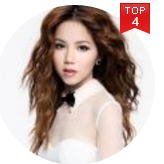
//> input picture createTrackbar/1.png, 164 x 164 px
$ ./cT   (built with g++ and OpenCV 4)
//> lines starting //> are read from the running program, lines starting //| are printed output that depends on the picture
#include <opencv2\opencv.hpp>
#include <opencv2\highgui\highgui.hpp>
using namespace cv;

#define WINDOW_NAME "【线性混合示例】"

//--------------------【声明全局变量】--------------------
const int g_nMaxAlphaValue = 100; //Alpha值的最大值
int g_nAlphaValueSlider; //滑动条对应的变量
double g_dAlphaValue;
double g_dBetaValue;

//声明存储图像的变量
Mat g_srcImage1;
Mat g_srcImage2;
Mat g_dstImage;

//响应滑动条的回调函数，一个很简单的核心算法
void on_Trackbar(int, void*)
{
	//求出当前alpha值相对于最大值的比例
	g_dAlphaValue = (double)g_nAlphaValueSlider / g_nMaxAlphaValue;
	//beta的值则为1减去alpha值
	g_dBetaValue = (1.0 - g_dAlphaValue);

	//根据alpha和beta值进行线性混合
	addWeighted(g_srcImage1, g_dAlphaValue, g_srcImage2, g_dBetaValue, 0.0, g_dstImage);

	//显示效果图
	imshow(WINDOW_NAME, g_dstImage);
}

//主函数
int main(int argc, char** argv)
{
	//加载图像（两图像的尺寸需相同
	g_srcImage1 = imread("D:/ex/vsprojects/test_opencv_install/createTrackbar/1.png");
//> g_srcImage1 is the input picture: 164 rows x 164 cols, CV_8UC3; mean B, G, R 171.9, 178, 195.9
	g_srcImage2 = imread("D:/ex/vsprojects/test_opencv_install/createTrackbar/2.png");
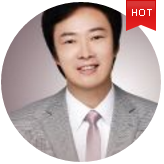
//> input picture createTrackbar/2.png, 164 x 164 px
//> g_srcImage2 is the input picture: 164 rows x 164 cols, CV_8UC3; mean B, G, R 172.8, 175, 193.2
	if (!g_srcImage1.data) { printf("读取第一幅图片错误，请确定目录下是否有该图片！ \n"); return -1; }
	if (!g_srcImage2.data) { printf("读取第一幅图片错误，请确定目录下是否有该图片！ \n"); return -1; }

	//设置滑动条初值为70
	g_nAlphaValueSlider = 70;

	//创建窗体
	namedWindow(WINDOW_NAME, 1);

	//在创建的窗体中创建一个滑动条控件
	char TrackbarName[50];
	sprintf(TrackbarName, "透明值 %d", g_nMaxAlphaValue);

	createTrackbar(TrackbarName, WINDOW_NAME, &g_nAlphaValueSlider, g_nMaxAlphaValue, on_Trackbar);

	//结果在回调函数中显示
	on_Trackbar(g_nAlphaValueSlider, 0);
//> in on_Trackbar, `addWeighted(g_srcImage1, g_dAlphaValue, g_srcImage2, g_dBetaValue, 0.0..`:
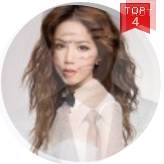
//> g_dstImage: 164 rows x 164 cols, CV_8UC3; mean B, G, R 172.2, 177.1, 195.1
	waitKey(0);
	return 0;
}
